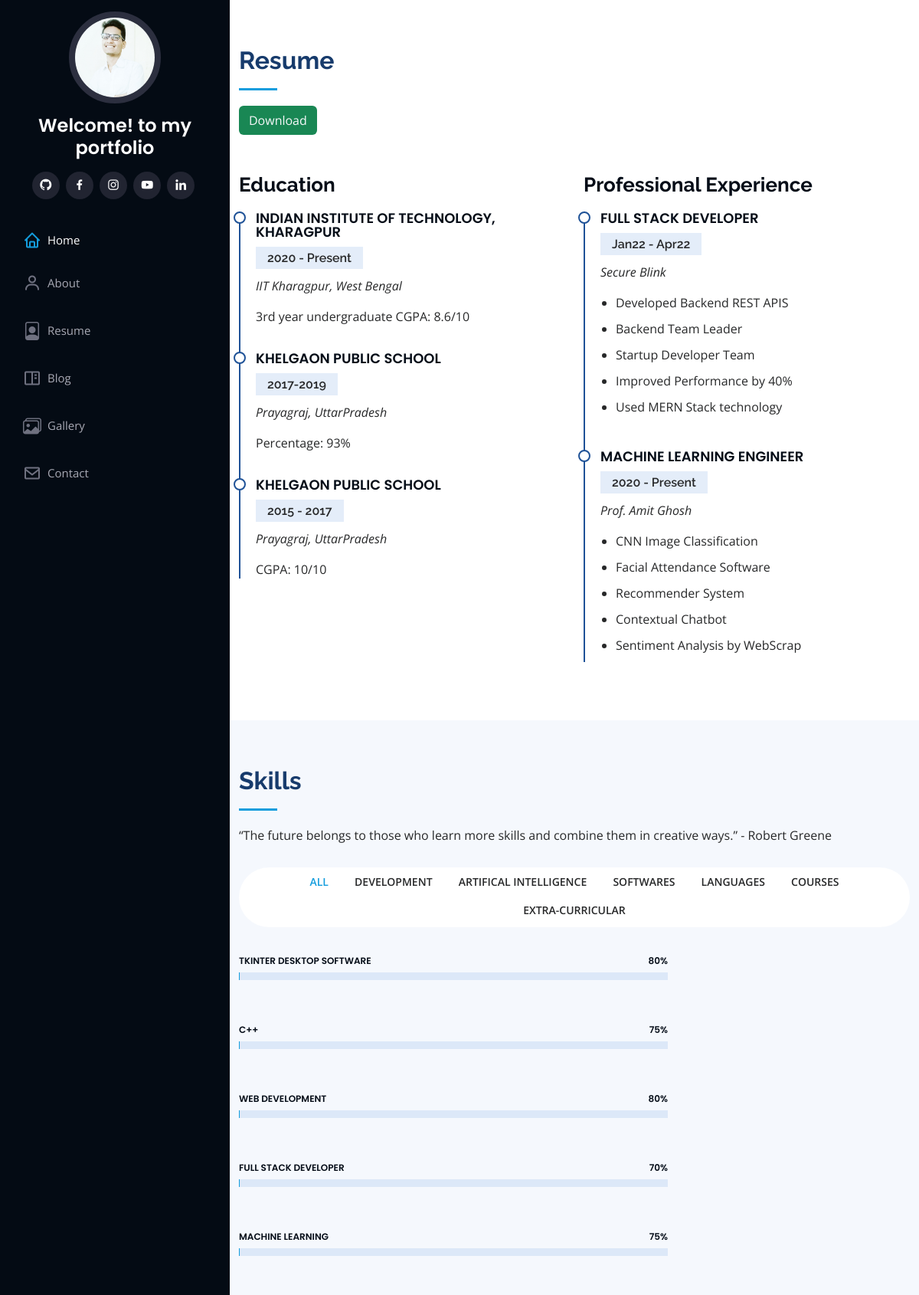
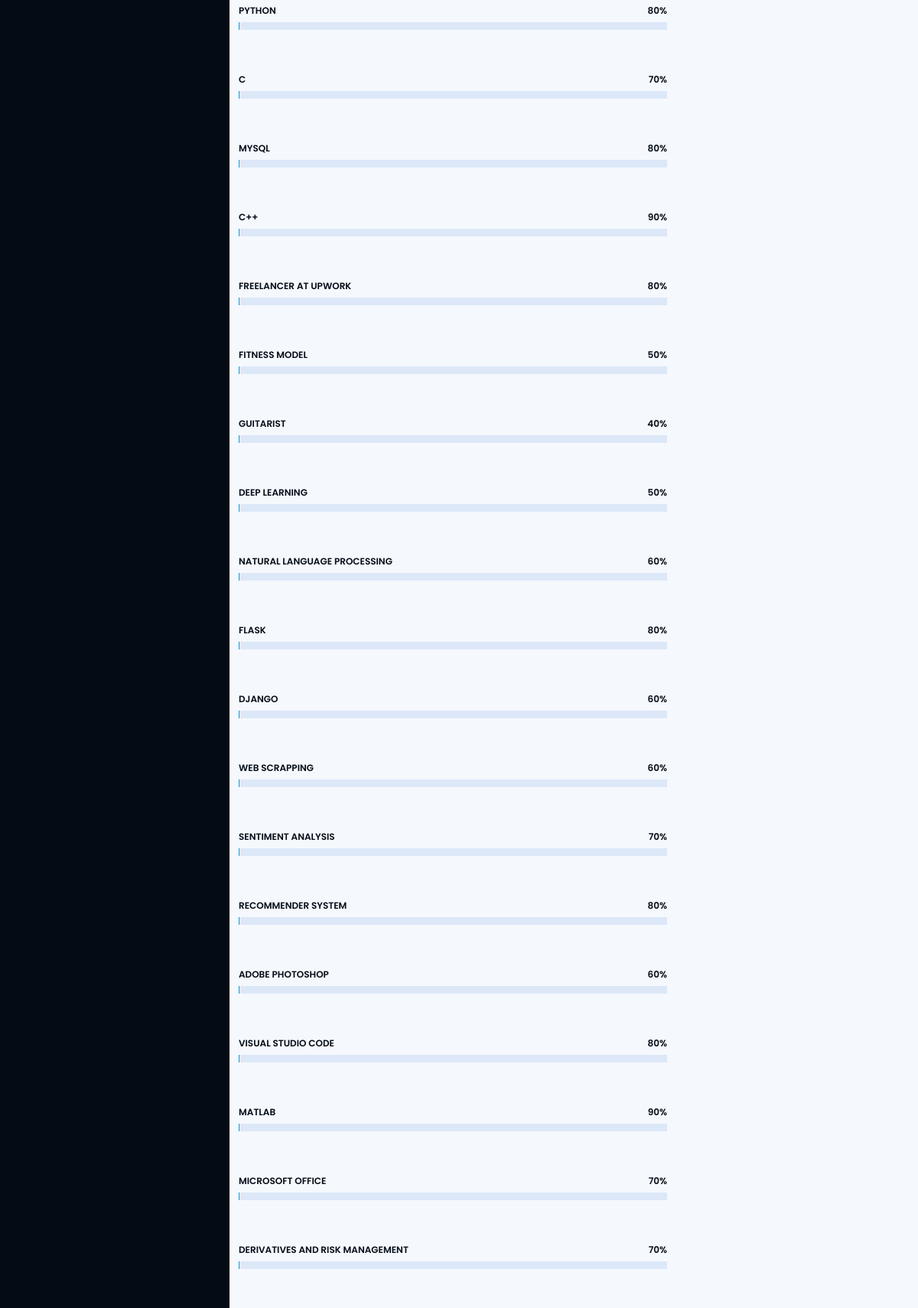
/resume (upper part), run on the app's committed database (2 pictures, top to bottom).
### app/models.py (models this page shows, shortened)
class Education(models.Model):
    title=models.CharField(max_length=50)
    dates=models.CharField(max_length=15)
    location=models.CharField(max_length=50)
    desc=models.TextField()

class Experience(models.Model):
    title=models.CharField(max_length=50)
    dates=models.CharField(max_length=15)
    location=models.CharField(max_length=50)
    desc=models.ForeignKey(Exppoints,on_delete=models.CASCADE)

class Exppoints(models.Model):
    p1=models.CharField(max_length=30)
    p2=models.CharField(max_length=30)
    p3=models.CharField(max_length=30)
    p4=models.CharField(max_length=30)
    p5=models.CharField(max_length=30)

class Skills(models.Model):
    filter=models.CharField(max_length=50)
    title=models.CharField(max_length=50)
    percent=models.CharField(max_length=10)

### app/views.py (the view)
# urls.py: path('resume',views.resume,name="resume"),
def resume(request):
    educations=Education.objects.all()
    experiences=Experience.objects.all()
    skills=Skills.objects.all()
    context={'educations':educations, 'experiences':experiences,"skills":skills}
    return render(request,'resume.html',context)

### templates/resume.html (shortened to what this page needs)
{% extends 'basic.html' %}
{% load static %}
{% block body %}
    <section id="resume" class="resume">
        <div class="container">
          <div class="section-title">
            <h2>Resume</h2>
            <a href="https://drive.google.com/drive/folders/1Sz2MBIkcggiNOdqR26AY37hluPKboCnm?usp=sharing"><button class="btn bg-success text-light" type="button">Download</button></a>
          </div>
          <div class="row">
            <div class="col-lg-6" data-aos="fade-up">
              <h3 class="resume-title">Education</h3>
             {% for education in educations  %}
             <div class="resume-item">
              <h4>{{education.title}}</h4>
              <h5>{{education.dates}}</h5>
              <p><em>{{education.location}}</em></p>
              <p>{{education.desc}}</p>
            </div>
             {% endfor %}
            </div>
              <div class="col-lg-6" data-aos="fade-up" data-aos-delay="100">
              <h3 class="resume-title">Professional Experience</h3>
           {% for experience in experiences %}
           <div class="resume-item">
            <h4>{{experience.title}}</h4>
            <h5>{{experience.dates}}</h5>
            <p><em>{{experience.location}}</em></p>
            <ul>
             <li>{{experience.desc.p1}}</li>
             <li>{{experience.desc.p2}}</li>
             <li>{{experience.desc.p3}}</li>
             <li>{{experience.desc.p4}}</li>
             <li>{{experience.desc.p5}}</li>
            </ul>
          </div>
           {% endfor %}
           </div>
          </div>
        </div>
      </section>
  <section id="portfolio" class="portfolio skills section-bg">
    <div class="container">
      <div class="section-title">
        <h2>Skills</h2>
        <p>“The future belongs to those who learn more skills and combine them in creative ways.” - Robert Greene</p>
      </div>
      <div class="row" data-aos="fade-up">
        <div class="col-lg-12 d-flex justify-content-center">
          <ul id="portfolio-flters">
            <li data-filter="*" class="filter-active">All</li>
            <li data-filter=".filter-develop">Development</li>
            <li data-filter=".filter-ai">Artifical Intelligence</li>
            <li data-filter=".filter-software">Softwares</li>
            <li data-filter=".filter-languages">Languages</li>
            <li data-filter=".filter-course">Courses</li>
            <li data-filter=".filter-extra">Extra-Curricular</li>
          </ul>
        </div>
      </div>
      <div class="row portfolio-container skills-content col-lg-8" data-aos="fade-up" data-aos-delay="100">
        {% for skill in skills  %}
        <div class="portfolio-item progress filter-{{skill.filter}}">
          <span class="skill">{{skill.title}}<i class="val">{{skill.percent}}%</i></span>
          <div class="progress-bar-wrap">
          </div>
        </div>
        {% endfor %}
      </div>
    </div>
  </section>
{% endblock body %}

### static/assets/css/style.css (style rules this page uses)
body { font-family: "Open Sans", sans-serif; color: #272829; }
a { color: #149ddd; text-decoration: none; }
h1, h2, h3, h4, h5, h6 { font-family: "Raleway", sans-serif; }
section { padding: 60px 0; overflow: hidden; }
.section-bg { background: #f5f8fd; }
.section-title { padding-bottom: 30px; }
.section-title h2 { font-size: 32px; font-weight: bold; margin-bottom: 20px; padding-bottom: 20px; position: relative; color: #173b6c; }
.section-title h2::after { content: ""; position: absolute; display: block; width: 50px; height: 3px; background: #149ddd; bottom: 0; left: 0; }
.section-title p { margin-bottom: 0; }
.skills .progress { height: 60px; display: block; background: none; border-radius: 0; }
.skills .progress .skill { padding: 0; margin: 0 0 6px 0; text-transform: uppercase; display: block; font-weight: 600; font-family: "Poppins", sans-serif; color: #050d18; }
.skills .progress .skill .val { float: right; font-style: normal; }
.skills .progress-bar-wrap { background: #dce8f8; height: 10px; }
.resume .resume-title { font-size: 26px; font-weight: 700; margin-top: 20px; margin-bottom: 20px; color: #050d18; }
.resume .resume-item { padding: 0 0 20px 20px; margin-top: -2px; border-left: 2px solid #1f5297; position: relative; }
.resume .resume-item h4 { line-height: 18px; font-size: 18px; font-weight: 600; text-transform: uppercase; font-family: "Poppins", sans-serif; color: #050d18; margin-bottom: 10px; }
.resume .resume-item h5 { font-size: 16px; background: #e4edf9; padding: 5px 15px; display: inline-block; font-weight: 600; margin-bottom: 10px; }
.resume .resume-item ul { padding-left: 20px; }
.resume .resume-item ul li { padding-bottom: 10px; }
.resume .resume-item:last-child { padding-bottom: 0; }
.resume .resume-item::before { content: ""; position: absolute; width: 16px; height: 16px; border-radius: 50px; left: -9px; top: 0; background: #fff; border: 2px solid #1f5297; }
.portfolio .portfolio-item { margin-bottom: 30px; }
.portfolio #portfolio-flters { padding: 0; margin: 0 auto 35px auto; list-style: none; text-align: center; background: #fff; border-radius: 50px; padding: 2px 15px; }
.portfolio #portfolio-flters li { cursor: pointer; display: inline-block; padding: 10px 15px 8px 15px; font-size: 14px; font-weight: 600; line-height: 1; text-transform: uppercase; color: #272829; margin-bottom: 5px; transition: all 0.3s ease-in-out; }
.portfolio #portfolio-flters li:hover, .portfolio #portfolio-flters li.filter-active { color: #149ddd; }
.portfolio #portfolio-flters li:last-child { margin-right: 0; }

### data on the page
Education: title "INDIAN INSTITUTE OF TECHNOLOGY, KHARAGPUR", dates "2020 - Present", location "IIT Kharagpur, West Bengal", desc "3rd year undergraduate CGPA: 8.6/10"
Education: title "KHELGAON PUBLIC SCHOOL", dates "2017-2019", location "Prayagraj, UttarPradesh", desc "Percentage: 93%"
Education: title "KHELGAON PUBLIC SCHOOL", dates "2015 - 2017", location "Prayagraj, UttarPradesh", desc "CGPA: 10/10"
Experience: title "FULL STACK DEVELOPER", dates "Jan22 - Apr22", location "Secure Blink", desc.p1 "Developed Backend REST APIS", desc.p2 "Backend Team Leader", desc.p3 "Startup Developer Team", desc.p4 "Improved Performance by 40%", desc.p5 "Used MERN Stack technology"
Experience: title "MACHINE LEARNING ENGINEER", dates "2020 - Present", location "Prof. Amit Ghosh", desc.p1 "CNN Image Classification", desc.p2 "Facial Attendance Software", desc.p3 "Recommender System", desc.p4 "Contextual Chatbot", desc.p5 "Sentiment Analysis by WebScrap"
Skills: title "TKINTER DESKTOP SOFTWARE", percent "80"
Skills: title "C++", percent "75"
Skills: title "WEB DEVELOPMENT", percent "80"
Skills: title "FULL STACK DEVELOPER", percent "70"
Skills: title "MACHINE LEARNING", percent "75"
Skills: title "PYTHON", percent "80"
Skills: title "C", percent "70"
Skills: title "MYSQL", percent "80"
Skills: title "C++", percent "90"
Skills: title "FREELANCER AT UPWORK", percent "80"
Skills: title "FITNESS MODEL", percent "50"
Skills: title "GUITARIST", percent "40"
Skills: title "DEEP LEARNING", percent "50"
Skills: title "NATURAL LANGUAGE PROCESSING", percent "60"
Skills: title "FLASK", percent "80"
Skills: title "DJANGO", percent "60"
Skills: title "WEB SCRAPPING", percent "60"
Skills: title "SENTIMENT ANALYSIS", percent "70"
Skills: title "RECOMMENDER SYSTEM", percent "80"
Skills: title "ADOBE PHOTOSHOP", percent "60"
Skills: title "VISUAL STUDIO CODE", percent "80"
Skills: title "MATLAB", percent "90"
Skills: title "MICROSOFT OFFICE", percent "70"
Skills: title "DERIVATIVES AND RISK MANAGEMENT", percent "70"
